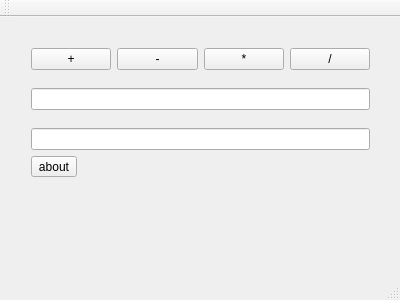
<?xml version="1.0" encoding="UTF-8"?>
<ui version="4.0">
 <class>MainWindow</class>
 <widget class="QMainWindow" name="MainWindow">
  <property name="geometry">
   <rect>
    <x>0</x>
    <y>0</y>
    <width>400</width>
    <height>300</height>
   </rect>
  </property>
  <property name="windowTitle">
   <string>MainWindow</string>
  </property>
  <widget class="QWidget" name="centralWidget">
   <widget class="QWidget" name="verticalLayoutWidget">
    <property name="geometry">
     <rect>
      <x>20</x>
      <y>20</y>
      <width>361</width>
      <height>151</height>
     </rect>
    </property>
    <layout class="QVBoxLayout" name="verticalLayout">
     <item>
      <layout class="QHBoxLayout" name="horizontalLayout">
       <item>
        <widget class="QPushButton" name="plusButton">
         <property name="text">
          <string>+</string>
         </property>
        </widget>
       </item>
       <item>
        <widget class="QPushButton" name="minusButton">
         <property name="text">
          <string>-</string>
         </property>
        </widget>
       </item>
       <item>
        <widget class="QPushButton" name="timesButton">
         <property name="text">
          <string>*</string>
         </property>
        </widget>
       </item>
       <item>
        <widget class="QPushButton" name="divideButton">
         <property name="text">
          <string>/</string>
         </property>
        </widget>
       </item>
      </layout>
     </item>
     <item>
      <spacer name="verticalSpacer">
       <property name="orientation">
        <enum>Qt::Vertical</enum>
       </property>
       <property name="sizeHint" stdset="0">
        <size>
         <width>20</width>
         <height>40</height>
        </size>
       </property>
      </spacer>
     </item>
     <item>
      <widget class="QLineEdit" name="argument1Input"/>
     </item>
     <item>
      <spacer name="verticalSpacer_2">
       <property name="orientation">
        <enum>Qt::Vertical</enum>
       </property>
       <property name="sizeHint" stdset="0">
        <size>
         <width>20</width>
         <height>40</height>
        </size>
       </property>
      </spacer>
     </item>
     <item>
      <widget class="QLineEdit" name="argument2Input"/>
     </item>
     <item>
      <widget class="QToolButton" name="aboutButton">
       <property name="text">
        <string>about</string>
       </property>
      </widget>
     </item>
    </layout>
   </widget>
  </widget>
  <widget class="QMenuBar" name="menuBar">
   <property name="geometry">
    <rect>
     <x>0</x>
     <y>0</y>
     <width>400</width>
     <height>21</height>
    </rect>
   </property>
  </widget>
  <widget class="QToolBar" name="mainToolBar">
   <attribute name="toolBarArea">
    <enum>TopToolBarArea</enum>
   </attribute>
   <attribute name="toolBarBreak">
    <bool>false</bool>
   </attribute>
  </widget>
  <widget class="QStatusBar" name="statusBar"/>
 </widget>
 <layoutdefault spacing="6" margin="11"/>
 <resources/>
 <connections/>
</ui>
